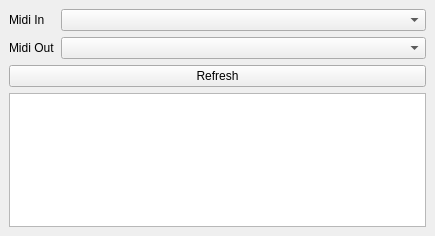
<?xml version="1.0" encoding="UTF-8"?>
<ui version="4.0">
 <class>StatusWidget</class>
 <widget class="QDockWidget" name="StatusWidget">
  <property name="geometry">
   <rect>
    <x>0</x>
    <y>0</y>
    <width>435</width>
    <height>236</height>
   </rect>
  </property>
  <property name="locale">
   <locale language="English" country="UnitedStates"/>
  </property>
  <property name="windowTitle">
   <string>Midi Status</string>
  </property>
  <widget class="QWidget" name="dockWidgetContents">
   <layout class="QVBoxLayout" name="verticalLayout">
    <item>
     <layout class="QFormLayout" name="formLayout">
      <item row="0" column="0">
       <widget class="QLabel" name="label">
        <property name="text">
         <string>Midi In</string>
        </property>
       </widget>
      </item>
      <item row="0" column="1">
       <widget class="QComboBox" name="midi_in"/>
      </item>
      <item row="1" column="0">
       <widget class="QLabel" name="label_2">
        <property name="text">
         <string>Midi Out</string>
        </property>
       </widget>
      </item>
      <item row="1" column="1">
       <widget class="QComboBox" name="midi_out"/>
      </item>
     </layout>
    </item>
    <item>
     <widget class="QPushButton" name="reset">
      <property name="text">
       <string>Refresh</string>
      </property>
     </widget>
    </item>
    <item>
     <widget class="QPlainTextEdit" name="logs">
      <property name="readOnly">
       <bool>true</bool>
      </property>
     </widget>
    </item>
    <item>
     <spacer name="verticalSpacer">
      <property name="orientation">
       <enum>Qt::Vertical</enum>
      </property>
      <property name="sizeHint" stdset="0">
       <size>
        <width>20</width>
        <height>40</height>
       </size>
      </property>
     </spacer>
    </item>
   </layout>
  </widget>
 </widget>
 <resources/>
 <connections>
  <connection>
   <sender>reset</sender>
   <signal>clicked()</signal>
   <receiver>StatusWidget</receiver>
   <slot>refresh()</slot>
   <hints>
    <hint type="sourcelabel">
     <x>283</x>
     <y>110</y>
    </hint>
    <hint type="destinationlabel">
     <x>364</x>
     <y>191</y>
    </hint>
   </hints>
  </connection>
 </connections>
 <slots>
  <slot>refresh()</slot>
 </slots>
</ui>
